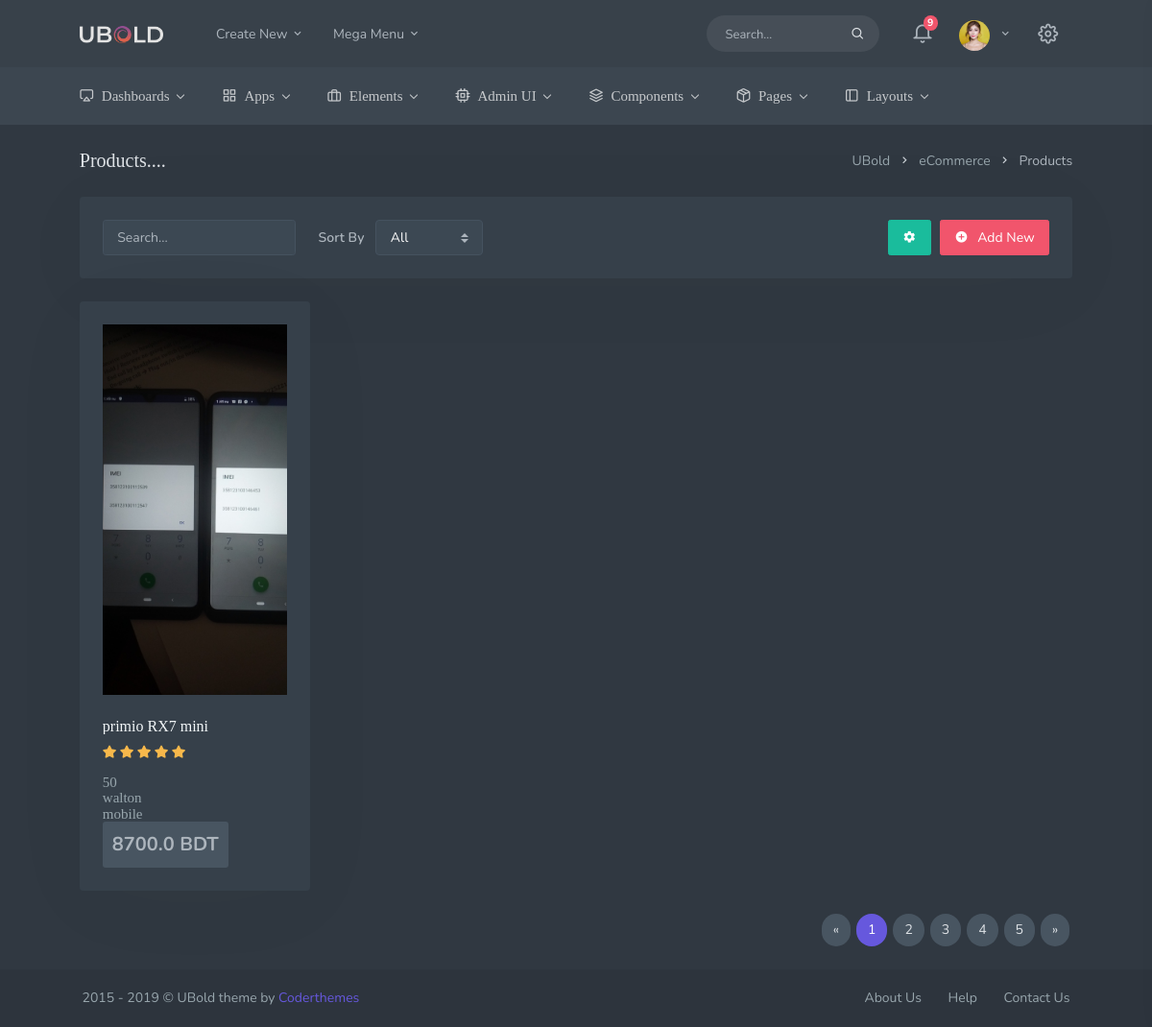
The page / on the database its author committed.
### ecomadminapp/models.py (models this page shows, shortened)
class Product(models.Model):
    company = models.ForeignKey(CompanyRegistration, null=True, on_delete=models.CASCADE)
    user = models.ForeignKey(settings.AUTH_USER_MODEL, on_delete=models.CASCADE)
    promotion = models.ForeignKey(Promotion, on_delete=models.CASCADE)
    discount_price = models.CharField(max_length=200)
    name = models.CharField(max_length=100)
    descriptions = models.CharField(max_length=250)
    stock = models.IntegerField(max_length=100)
    photo = models.FileField(upload_to='documents/employee', blank=True, null=True)
    price = models.FloatField(max_length=100)
    category = models.ForeignKey(ProductCategory, on_delete=models.CASCADE)
    created = models.DateTimeField(null=True)
    is_active = models.NullBooleanField(default=False)
    is_delete = models.NullBooleanField(default=False)
    modified = models.DateTimeField(null=False)

class ProductCategory(models.Model):
    name = models.CharField(max_length=50)
    descriptions = models.CharField(max_length=250)
    image = models.FileField(upload_to='documents/product', blank=True, null=True)
    is_active = models.NullBooleanField(default=True)
    is_delete = models.NullBooleanField(default=False)
    created = models.DateTimeField(null=True)
    modified = models.DateTimeField(null=True)
    created_by = models.ForeignKey(User, on_delete=models.CASCADE, related_name='create', null=True)
    modified_by = models.ForeignKey(User, on_delete=models.CASCADE, related_name='modify', null=True)

### registration/models.py (models this page shows, shortened)
class CompanyRegistration(models.Model):
    user = models.ForeignKey(settings.AUTH_USER_MODEL, on_delete=models.CASCADE)
    name = models.CharField(max_length=100)
    bank_account = models.CharField(max_length=100)
    email = models.EmailField()
    address = models.CharField(max_length=300)
    descriptions = models.CharField(max_length=300)
    image = models.FileField(upload_to='documents/company', blank=True, null=True)
    contact_number = models.CharField(max_length=100)
    contact_person = models.CharField(max_length=100)
    created = models.DateTimeField(null=True)
    is_active = models.NullBooleanField(default=True)
    is_delete = models.NullBooleanField(default=False)
    modified = models.DateTimeField(null=True)

### ecom/views.py (the view)
# urls.py: path('', views.index, name="index"),
def index(request):
    context = dict()
    context['products'] = Product.objects.filter(is_active=True).order_by('-id')
    return render(request, 'ecom/display.html', context)

### ecom/templates/ecom/display.html (shortened to what this page needs)
{% extends 'base_admin.html' %}
{% load static %}
{% block content %}
    <div class="container-fluid">
                <div class="row">
                    <div class="col-12">
                        <div class="page-title-box">
                            <div class="page-title-right">
                                <ol class="breadcrumb m-0">
                                    <li class="breadcrumb-item"><a href="javascript: void(0);">UBold</a></li>
                                    <li class="breadcrumb-item"><a href="javascript: void(0);">eCommerce</a></li>
                                    <li class="breadcrumb-item active">Products</li>
                                </ol>
                            </div>
                            <h4 class="page-title">Products....</h4>
                        </div>
                    </div>
                </div>
                <div class="row">
                    <div class="col-12">
                        <div class="card-box">
                            <div class="row">
                                <div class="col-lg-8">
                                    <form class="form-inline">
                                        <div class="form-group">
                                            <input type="search" class="form-control" id="inputPassword2" placeholder="Search...">
                                        </div>
                                        <div class="form-group mx-sm-3">
                                            <label for="status-select" class="mr-2">Sort By</label>
                                            <select class="custom-select" id="status-select">
                                                <option selected="">All</option>
                                            </select>
                                        </div>
                                    </form>
                                </div>
                                <div class="col-lg-4">
                                    <div class="text-lg-right mt-3 mt-lg-0">
                                        <button type="button" class="btn btn-success waves-effect waves-light mr-1"><i class="mdi mdi-settings"></i></button>
                                        <a href="javascript: void(0);" class="btn btn-danger waves-effect waves-light"><i class="mdi mdi-plus-circle mr-1"></i> Add New</a>
                                    </div>
                                </div>
                            </div>
                        </div>
                    </div>
                </div>
                <div class="row">
                    {% for product in products %}
                    <div class="col-md-6 col-xl-3">
                        <div class="card-box product-box">
                            <div class="product-img-bg">
                                <img src="{{ product.photo.url }}" alt="product-pic" class="img-fluid" />
                            </div>
                            <div class="product-info">
                                <div class="row align-items-center">
                                    <div class="col">
                                        <h5 class="font-16 mt-0 sp-line-1"><a href="{% url 'ecom:product_detail' id=product.id %}" class="text-light"> {{ product.name }}</a> </h5>
                                        <div class="text-warning mb-2 font-13">
                                            <i class="fa fa-star"></i>
                                            <i class="fa fa-star"></i>
                                            <i class="fa fa-star"></i>
                                            <i class="fa fa-star"></i>
                                            <i class="fa fa-star"></i>
                                        </div>
                                        <h5 class="m-0"> <span class="text-muted"> {{ product.stock }} </span></h5>
                                          <h5 class="m-0"> <span class="text-muted"> {{ product.company.name }} </span></h5>
                                        <h5 class="m-0"> <span class="text-muted"> {{ product.category.name }} </span></h5>
                                    </div>
                                    <div class="col-auto">
                                        <div class="product-price-tag">
                                           {{ product.price }} BDT
                                        </div>
                                    </div>
                                </div>
                            </div>
                        </div>
                    </div>
                  {% endfor %}
                </div>
                <div class="row">
                    <div class="col-12">
                        <ul class="pagination pagination-rounded justify-content-end mb-3">
                            <li class="page-item">
                                <a class="page-link" href="javascript: void(0);" aria-label="Previous">
                                    <span aria-hidden="true">«</span>
                                </a>
                            </li>
                            <li class="page-item active"><a class="page-link" href="javascript: void(0);">1</a></li>
                            <li class="page-item"><a class="page-link" href="javascript: void(0);">2</a></li>
                            <li class="page-item"><a class="page-link" href="javascript: void(0);">3</a></li>
                            <li class="page-item"><a class="page-link" href="javascript: void(0);">4</a></li>
                            <li class="page-item"><a class="page-link" href="javascript: void(0);">5</a></li>
                            <li class="page-item">
                                <a class="page-link" href="javascript: void(0);" aria-label="Next">
                                    <span aria-hidden="true">»</span>
                                </a>
                            </li>
                        </ul>
                    </div>
                </div>
            </div>
        </div>
{% endblock %}

### rows shown on the page
Product: photo (picture), name "primio RX7 mini", stock "50", company.name "walton", category.name "mobile", price "8700.0"
